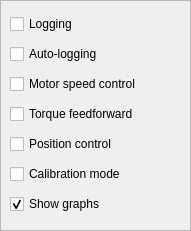
   <widget class="QFrame" name="frame_3">
    <property name="geometry">
     <rect>
      <x>40</x>
      <y>30</y>
      <width>191</width>
      <height>231</height>
     </rect>
    </property>
    <property name="frameShape">
     <enum>QFrame::StyledPanel</enum>
    </property>
    <property name="frameShadow">
     <enum>QFrame::Raised</enum>
    </property>
    <widget class="QWidget" name="layoutWidget_2">
     <property name="geometry">
      <rect>
       <x>10</x>
       <y>10</y>
       <width>190</width>
       <height>211</height>
      </rect>
     </property>
     <layout class="QVBoxLayout" name="verticalLayout_3">
      <item>
       <widget class="QCheckBox" name="checkBox">
        <property name="text">
         <string>Logging</string>
        </property>
       </widget>
      </item>
      <item>
       <widget class="QCheckBox" name="checkBox_13">
        <property name="text">
         <string>Auto-logging</string>
        </property>
       </widget>
      </item>
      <item>
       <widget class="QCheckBox" name="checkBox_2">
        <property name="text">
         <string>Motor speed control</string>
        </property>
        <property name="checked">
         <bool>false</bool>
        </property>
       </widget>
      </item>
      <item>
       <widget class="QCheckBox" name="checkBox_7">
        <property name="text">
         <string>Torque feedforward</string>
        </property>
       </widget>
      </item>
      <item>
       <widget class="QCheckBox" name="checkBox_5">
        <property name="text">
         <string>Position control</string>
        </property>
       </widget>
      </item>
      <item>
       <widget class="QCheckBox" name="checkBox_6">
        <property name="text">
         <string>Calibration mode</string>
        </property>
        <property name="checked">
         <bool>false</bool>
        </property>
       </widget>
      </item>
      <item>
       <widget class="QCheckBox" name="checkBox_12">
        <property name="text">
         <string>Show graphs</string>
        </property>
        <property name="checked">
         <bool>true</bool>
        </property>
       </widget>
      </item>
     </layout>
    </widget>
   </widget>
